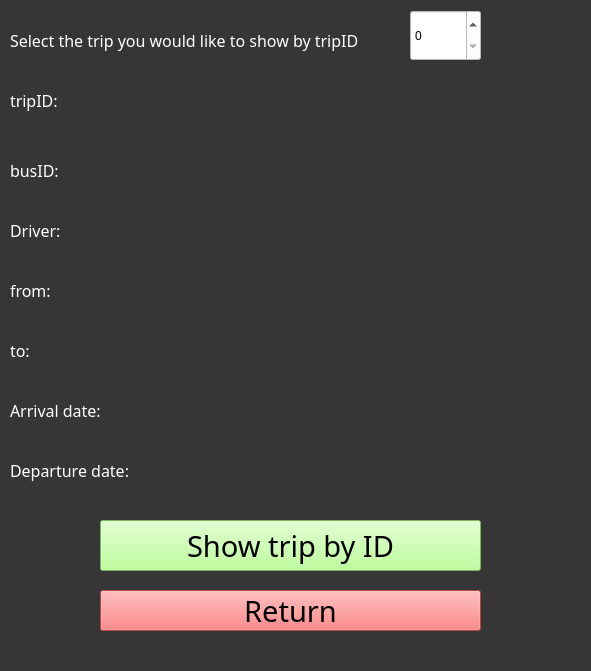
<?xml version="1.0" encoding="UTF-8"?>
<ui version="4.0">
 <class>ShowTripsClass</class>
 <widget class="QMainWindow" name="ShowTripsClass">
  <property name="geometry">
   <rect>
    <x>0</x>
    <y>0</y>
    <width>591</width>
    <height>671</height>
   </rect>
  </property>
  <property name="windowTitle">
   <string>ShowTrips</string>
  </property>
  <property name="styleSheet">
   <string notr="true">background-color: rgb(54, 54, 54);</string>
  </property>
  <widget class="QWidget" name="centralWidget">
   <widget class="QPushButton" name="Show">
    <property name="geometry">
     <rect>
      <x>100</x>
      <y>520</y>
      <width>381</width>
      <height>51</height>
     </rect>
    </property>
    <property name="font">
     <font>
      <family>Segoe Print</family>
      <pointsize>22</pointsize>
     </font>
    </property>
    <property name="styleSheet">
     <string notr="true">background-color: rgb(170, 255, 127);</string>
    </property>
    <property name="text">
     <string>Show trip by ID</string>
    </property>
   </widget>
   <widget class="QPushButton" name="Return">
    <property name="geometry">
     <rect>
      <x>100</x>
      <y>590</y>
      <width>381</width>
      <height>41</height>
     </rect>
    </property>
    <property name="font">
     <font>
      <family>Segoe Print</family>
      <pointsize>22</pointsize>
     </font>
    </property>
    <property name="styleSheet">
     <string notr="true">background-color: rgb(255, 97, 97);</string>
    </property>
    <property name="text">
     <string>Return</string>
    </property>
    <property name="autoRepeat">
     <bool>false</bool>
    </property>
    <property name="autoDefault">
     <bool>false</bool>
    </property>
    <property name="default">
     <bool>false</bool>
    </property>
    <property name="flat">
     <bool>false</bool>
    </property>
   </widget>
   <widget class="QSpinBox" name="inputID">
    <property name="geometry">
     <rect>
      <x>410</x>
      <y>10</y>
      <width>71</width>
      <height>51</height>
     </rect>
    </property>
    <property name="styleSheet">
     <string notr="true">background-color: rgb(255, 255, 255);</string>
    </property>
   </widget>
   <widget class="QLabel" name="labtripid">
    <property name="geometry">
     <rect>
      <x>10</x>
      <y>80</y>
      <width>411</width>
      <height>41</height>
     </rect>
    </property>
    <property name="font">
     <font>
      <family>Segoe Print</family>
      <pointsize>12</pointsize>
     </font>
    </property>
    <property name="styleSheet">
     <string notr="true">color: rgb(255, 255, 255);</string>
    </property>
    <property name="text">
     <string>tripID: </string>
    </property>
   </widget>
   <widget class="QLabel" name="labarrival">
    <property name="geometry">
     <rect>
      <x>10</x>
      <y>390</y>
      <width>411</width>
      <height>41</height>
     </rect>
    </property>
    <property name="font">
     <font>
      <family>Segoe Print</family>
      <pointsize>12</pointsize>
     </font>
    </property>
    <property name="styleSheet">
     <string notr="true">color: rgb(255, 255, 255);</string>
    </property>
    <property name="text">
     <string>Arrival date: </string>
    </property>
   </widget>
   <widget class="QLabel" name="labdeparture">
    <property name="geometry">
     <rect>
      <x>10</x>
      <y>450</y>
      <width>411</width>
      <height>41</height>
     </rect>
    </property>
    <property name="font">
     <font>
      <family>Segoe Print</family>
      <pointsize>12</pointsize>
     </font>
    </property>
    <property name="styleSheet">
     <string notr="true">color: rgb(255, 255, 255);</string>
    </property>
    <property name="text">
     <string>Departure date: </string>
    </property>
   </widget>
   <widget class="QLabel" name="labfrom">
    <property name="geometry">
     <rect>
      <x>10</x>
      <y>270</y>
      <width>411</width>
      <height>41</height>
     </rect>
    </property>
    <property name="font">
     <font>
      <family>Segoe Print</family>
      <pointsize>12</pointsize>
     </font>
    </property>
    <property name="styleSheet">
     <string notr="true">color: rgb(255, 255, 255);</string>
    </property>
    <property name="text">
     <string>from: </string>
    </property>
   </widget>
   <widget class="QLabel" name="labdriver">
    <property name="geometry">
     <rect>
      <x>10</x>
      <y>210</y>
      <width>411</width>
      <height>41</height>
     </rect>
    </property>
    <property name="font">
     <font>
      <family>Segoe Print</family>
      <pointsize>12</pointsize>
     </font>
    </property>
    <property name="styleSheet">
     <string notr="true">color: rgb(255, 255, 255);</string>
    </property>
    <property name="text">
     <string>Driver: </string>
    </property>
   </widget>
   <widget class="QLabel" name="labbusid">
    <property name="geometry">
     <rect>
      <x>10</x>
      <y>150</y>
      <width>411</width>
      <height>41</height>
     </rect>
    </property>
    <property name="font">
     <font>
      <family>Segoe Print</family>
      <pointsize>12</pointsize>
     </font>
    </property>
    <property name="styleSheet">
     <string notr="true">color: rgb(255, 255, 255);</string>
    </property>
    <property name="text">
     <string>busID: </string>
    </property>
   </widget>
   <widget class="QLabel" name="labto">
    <property name="geometry">
     <rect>
      <x>10</x>
      <y>330</y>
      <width>411</width>
      <height>41</height>
     </rect>
    </property>
    <property name="font">
     <font>
      <family>Segoe Print</family>
      <pointsize>12</pointsize>
     </font>
    </property>
    <property name="styleSheet">
     <string notr="true">color: rgb(255, 255, 255);</string>
    </property>
    <property name="text">
     <string>to: </string>
    </property>
   </widget>
   <widget class="QLabel" name="labtripid_2">
    <property name="geometry">
     <rect>
      <x>10</x>
      <y>20</y>
      <width>411</width>
      <height>41</height>
     </rect>
    </property>
    <property name="font">
     <font>
      <family>Segoe Print</family>
      <pointsize>12</pointsize>
     </font>
    </property>
    <property name="styleSheet">
     <string notr="true">color: rgb(255, 255, 255);</string>
    </property>
    <property name="text">
     <string>Select the trip you would like to show by tripID</string>
    </property>
   </widget>
   <zorder>Show</zorder>
   <zorder>Return</zorder>
   <zorder>labtripid</zorder>
   <zorder>labarrival</zorder>
   <zorder>labdeparture</zorder>
   <zorder>labfrom</zorder>
   <zorder>labdriver</zorder>
   <zorder>labbusid</zorder>
   <zorder>labto</zorder>
   <zorder>labtripid_2</zorder>
   <zorder>inputID</zorder>
  </widget>
  <widget class="QStatusBar" name="statusBar"/>
 </widget>
 <layoutdefault spacing="6" margin="11"/>
 <resources/>
 <connections/>
</ui>
